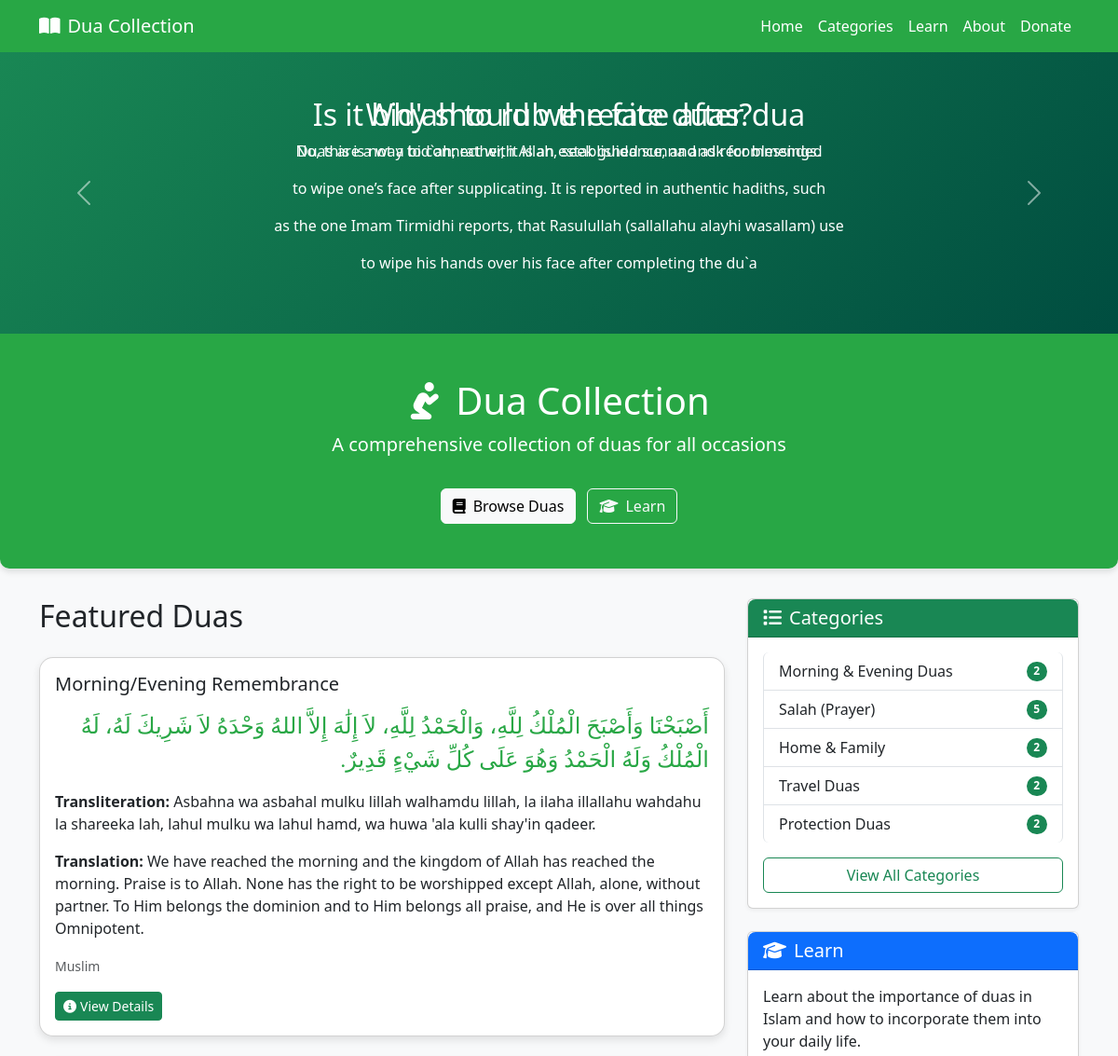
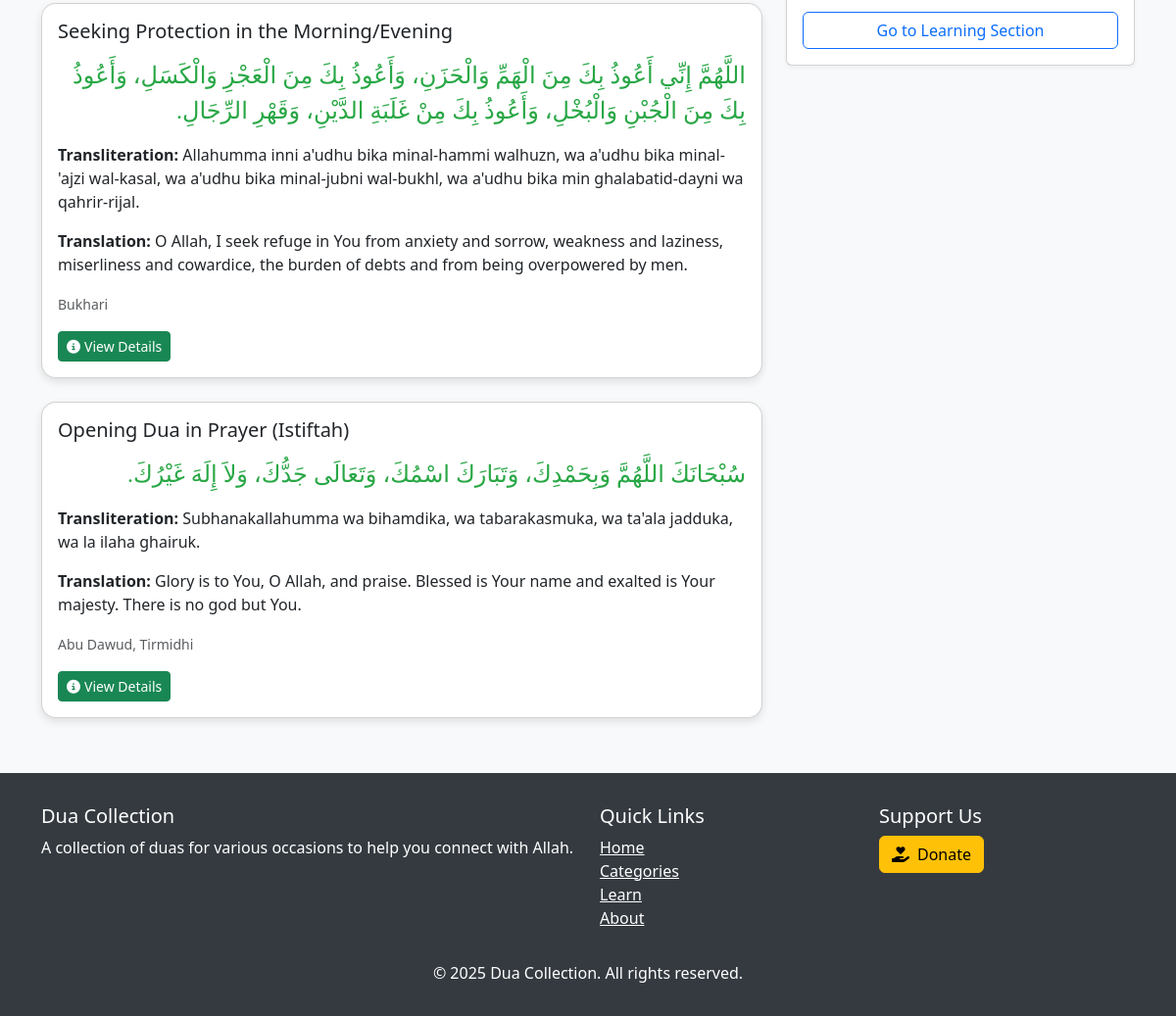
Before: / with the older database file (2 pictures, top to bottom).
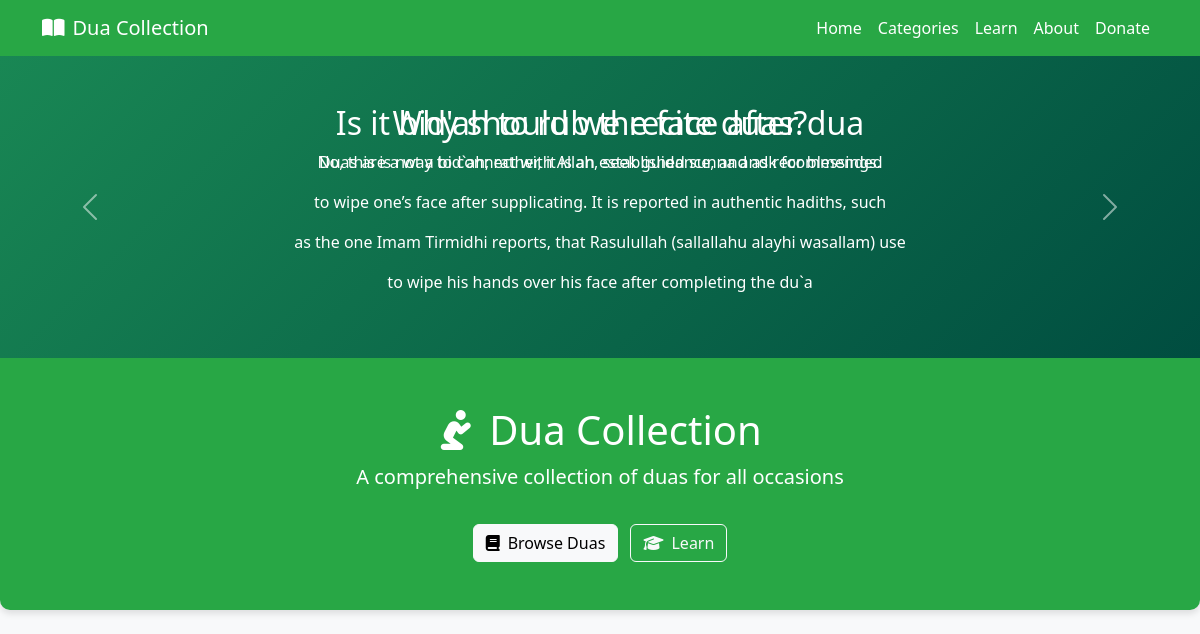
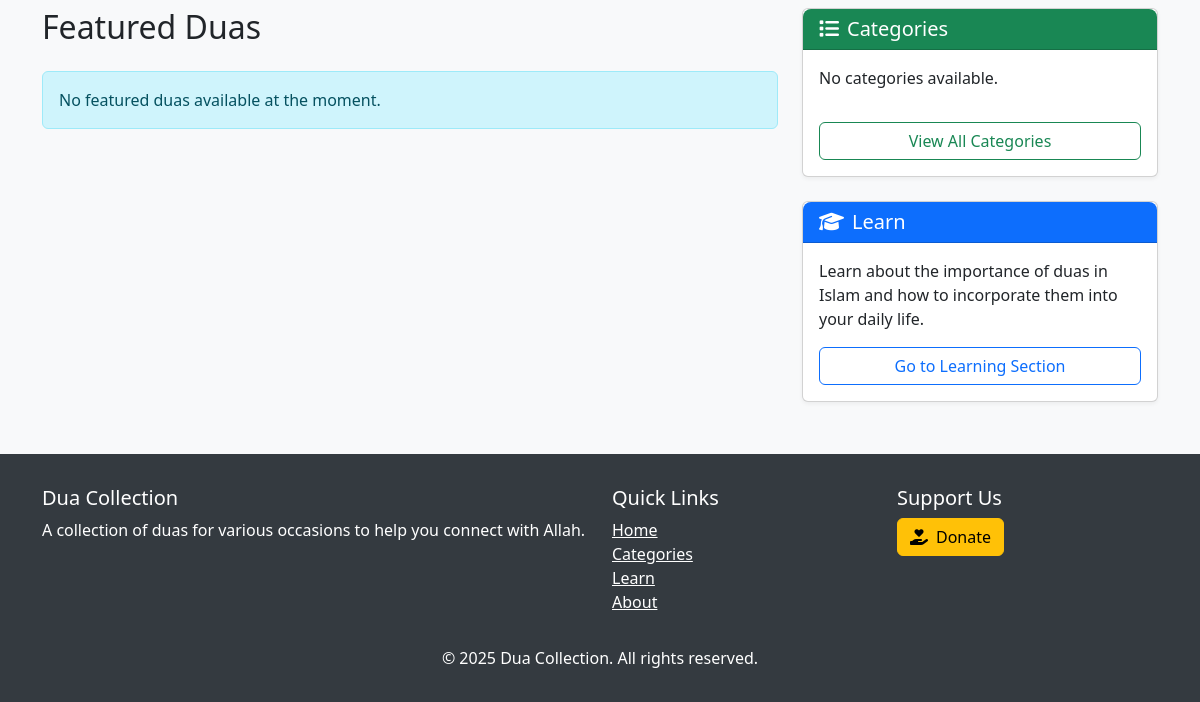
After: the same page with the newer database file (2 pictures, top to bottom).
### myapp/models.py (models this page shows, shortened)
class Dua(models.Model):
    title = models.CharField(max_length=200)
    arabic_text = models.TextField()
    transliteration = models.TextField()
    translation = models.TextField()
    reference = models.CharField(max_length=200, blank=True)
    category = models.ForeignKey(Category, on_delete=models.CASCADE, related_name='duas')
    benefit = models.TextField(blank=True)

class Category(models.Model):
    name = models.CharField(max_length=100)
    description = models.TextField(blank=True)
    class Meta:
        verbose_name_plural = "Categories"

### myapp/views.py (the view)
# urls.py: path('', views.index, name='index'),
def index(request):
    categories = Category.objects.all()[:5]
    featured_duas = Dua.objects.all()[:3]
    context = {
        'categories': categories,
        'featured_duas': featured_duas,
    }
    return render(request, 'myapp/index.html', context)

### myapp/templates/myapp/index.html (shortened to what this page needs)
{% extends 'myapp/base.html' %}
{% block content %}
<div class="hero-section">
    <div class="container text-center">
        <h1><i class="fas fa-pray me-3"></i>Dua Collection</h1>
        <p class="lead">A comprehensive collection of duas for all occasions</p>
        <a href="{% url 'myapp:categories' %}" class="btn btn-light mt-3">
            <i class="fas fa-book me-2"></i>Browse Duas
        </a>
        <a href="{% url 'myapp:learn' %}" class="btn btn-outline-light mt-3 ms-2">
            <i class="fas fa-graduation-cap me-2"></i>Learn
        </a>
    </div>
</div>
<div class="container">
    <div class="row">
        <div class="col-md-8">
            <h2 class="mb-4">Featured Duas</h2>
            {% if featured_duas %}
                {% for dua in featured_duas %}
                <div class="card dua-card mb-4">
                    <div class="card-body">
                        <h5 class="card-title">{{ dua.title }}</h5>
                        <div class="arabic-text">{{ dua.arabic_text }}</div>
                        <p class="card-text"><strong>Transliteration:</strong> {{ dua.transliteration }}</p>
                        <p class="card-text"><strong>Translation:</strong> {{ dua.translation }}</p>
                        <p class="card-text"><small class="text-muted">{{ dua.reference }}</small></p>
                        <a href="{% url 'myapp:dua_detail' dua.id %}" class="btn btn-sm btn-success">
                            <i class="fas fa-info-circle me-1"></i>View Details
                        </a>
                    </div>
                </div>
                {% endfor %}
            {% else %}
                <div class="alert alert-info">No featured duas available at the moment.</div>
            {% endif %}
        </div>
        <div class="col-md-4">
            <div class="card">
                <div class="card-header bg-success text-white">
                    <h5 class="mb-0"><i class="fas fa-list me-2"></i>Categories</h5>
                </div>
                <div class="card-body">
                    {% if categories %}
                        <ul class="list-group">
                            {% for category in categories %}
                            <li class="list-group-item d-flex justify-content-between align-items-center">
                                <a href="{% url 'myapp:category_detail' category.id %}" class="text-decoration-none text-dark">
                                    {{ category.name }}
                                </a>
                                <span class="badge bg-success rounded-pill">{{ category.duas.count }}</span>
                            </li>
                            {% endfor %}
                        </ul>
                    {% else %}
                        <p>No categories available.</p>
                    {% endif %}
                    <a href="{% url 'myapp:categories' %}" class="btn btn-outline-success mt-3 w-100">
                        View All Categories
                    </a>
                </div>
            </div>
            <div class="card mt-4">
                <div class="card-header bg-primary text-white">
                    <h5 class="mb-0"><i class="fas fa-graduation-cap me-2"></i>Learn</h5>
                </div>
                <div class="card-body">
                    <p>Learn about the importance of duas in Islam and how to incorporate them into your daily life.</p>
                    <a href="{% url 'myapp:learn' %}" class="btn btn-outline-primary w-100">
                        Go to Learning Section
                    </a>
                </div>
            </div>
        </div>
    </div>
</div>
{% endblock %}

### myapp/templates/myapp/base.html (shortened to what this page needs)
{% load static %}
<!DOCTYPE html>
<html lang="en">
<head>
    <link href="https://cdn.jsdelivr.net/npm/bootstrap@5.3.0-alpha1/dist/css/bootstrap.min.css" rel="stylesheet">
    <link rel="stylesheet" href="{% static 'bootstrap.min.css' %}">
    <link rel="stylesheet" href="https://cdnjs.cloudflare.com/ajax/libs/font-awesome/6.0.0/css/all.min.css">
    <link rel="stylesheet" href="{% static 'all.min.css' %}">
    <link rel="stylesheet" href="{% static 'webfonts/fa-solid-900.woff2' %}">
    <link rel="stylesheet" href="{% static 'webfonts/fa-solid-900.ttf' %}">
</head>
<body>
    <nav class="navbar navbar-expand-lg navbar-dark">
        <div class="container">
            <a class="navbar-brand" href="{% url 'myapp:index' %}">
                <i class="fas fa-book-open me-2"></i>Dua Collection
            </a>
            <div class="collapse navbar-collapse" id="navbarNav">
                <ul class="navbar-nav ms-auto">
                    <li class="nav-item">
                        <a class="nav-link" href="{% url 'myapp:index' %}">Home</a>
                    </li>
                    <li class="nav-item">
                        <a class="nav-link" href="{% url 'myapp:categories' %}">Categories</a>
                    </li>
                    <li class="nav-item">
                        <a class="nav-link" href="{% url 'myapp:learn' %}">Learn</a>
                    </li>
                    <li class="nav-item">
                        <a class="nav-link" href="{% url 'myapp:about' %}">About</a>
                    </li>
                    <li class="nav-item">
                        <a class="nav-link" href="{% url 'myapp:donate' %}">Donate</a>
                    </li>
                </ul>
            </div>
        </div>
    </nav>
<div id="faqCarousel" class="carousel slide custom-gradient text-white py-5" data-bs-ride="carousel">
    <div class="carousel-inner text-center">
        <div class="carousel-item active">
            <h2>Is it bid'ah to rub the face after dua</h2>
            <p>No, this is not a bid`ah; rather, it is an established sunna and recommended</p>
            <p>to wipe one’s face after supplicating. It is reported in authentic hadiths, such</p>
            <p>as the one Imam Tirmidhi reports, that Rasulullah (sallallahu alayhi wasallam) use </p>
            <p>to wipe his hands over his face after completing the du`a</p>
        </div>
        <div class="carousel-item active">
            <h2>Why should we recite duas?</h2>
            <p>Duas are a way to connect with Allah, seek guidance, and ask for blessings.</p>
        </div>
    </div>
    <button class="carousel-control-prev" type="button" data-bs-target="#faqCarousel" data-bs-slide="prev">
        <span class="carousel-control-prev-icon" aria-hidden="true"></span>
    </button>
    <button class="carousel-control-next" type="button" data-bs-target="#faqCarousel" data-bs-slide="next">
        <span class="carousel-control-next-icon" aria-hidden="true"></span>
    </button>
</div>
    {% block content %}{% endblock %}
    <footer>
        <div class="container">
            <div class="row">
                <div class="col-md-6">
                    <h5>Dua Collection</h5>
                    <p>A collection of duas for various occasions to help you connect with Allah.</p>
                </div>
                <div class="col-md-3">
                    <h5>Quick Links</h5>
                    <ul class="list-unstyled">
                        <li><a href="{% url 'myapp:index' %}" class="text-white">Home</a></li>
                        <li><a href="{% url 'myapp:categories' %}" class="text-white">Categories</a></li>
                        <li><a href="{% url 'myapp:learn' %}" class="text-white">Learn</a></li>
                        <li><a href="{% url 'myapp:about' %}" class="text-white">About</a></li>
                    </ul>
                </div>
                <div class="col-md-3">
                    <h5>Support Us</h5>
                    <a href="{% url 'myapp:donate' %}" class="btn btn-warning">
                        <i class="fas fa-hand-holding-heart me-2"></i>Donate
                    </a>
                </div>
            </div>
            <div class="row mt-3">
                <div class="col-12 text-center">
                    <p class="mb-0">&copy; {% now "Y" %} Dua Collection. All rights reserved.</p>
                </div>
            </div>
        </div>
    </footer>
    <link rel="stylesheet" href="{% static 'bootstrap.min.js' %}">
</body>
</html>

### myapp/templates/myapp/base.html (style rules this page uses)
body { font-family: 'Segoe UI', Tahoma, Geneva, Verdana, sans-serif; background-color: #f8f9fa; }
.hero-section { background-color: #1a5276; color: white; padding: 60px 0; margin-bottom: 30px; border-radius: 0 0 10px 10px; box-shadow: 0 4px 6px rgba(0,0,0,0.1); }
.card { border-radius: 8px; box-shadow: 0 2px 4px rgba(0,0,0,0.05); margin-bottom: 20px; border: none; }
.card-header { border-radius: 8px 8px 0 0 !important; font-weight: 500; }
.navbar { background-color: #28a745; }
.navbar-brand, .nav-link { color: white !important; }
.hero-section { background-color: #28a745; color: white; padding: 3rem 0; margin-bottom: 2rem; }
footer { background-color: #343a40; color: white; padding: 2rem 0; margin-top: 2rem; }
.custom-gradient { background: linear-gradient(135deg, #198754, #004d40); padding: 40px 0; }

Changed rows visible on the page:
removed Dua: title "Morning/Evening Remembrance", arabic_text "أَصْبَحْنَا وَأَصْبَحَ الْمُلْكُ لِلَّهِ، وَالْحَمْدُ لِلَّهِ، لاَ إِلَٰهَ إِلاَّ اللهُ وَحْدَهُ لاَ شَرِيكَ لَهُ، لَهُ الْمُلْكُ وَلَهُ الْحَمْدُ وَهُوَ عَلَى كُلِّ شَيْءٍ قَدِيرٌ.", transliteration "Asbahna wa asbahal mulku lillah walhamdu lillah, la ilaha illallahu wahdahu la shareeka lah, lahul mulku wa lahul hamd, wa huwa 'ala kulli shay'in qadeer.", translation "We have reached the morning and the kingdom of Allah has reached the morning. Praise is to Allah. None has the right to be worshipped except Allah, alone, without partner. To Him belongs the dominion and to Him belongs all praise, and He is over all things Omnipotent.", reference "Muslim"
removed Dua: title "Seeking Protection in the Morning/Evening", arabic_text "اللَّهُمَّ إِنِّي أَعُوذُ بِكَ مِنَ الْهَمِّ وَالْحَزَنِ، وَأَعُوذُ بِكَ مِنَ الْعَجْزِ وَالْكَسَلِ، وَأَعُوذُ بِكَ مِنَ الْجُبْنِ وَالْبُخْلِ، وَأَعُوذُ بِكَ مِنْ غَلَبَةِ الدَّيْنِ، وَقَهْرِ الرِّجَالِ.", transliteration "Allahumma inni a'udhu bika minal-hammi walhuzn, wa a'udhu bika minal-'ajzi wal-kasal, wa a'udhu bika minal-jubni wal-bukhl, wa a'udhu bika min ghalabatid-dayni wa qahrir-rijal.", translation "O Allah, I seek refuge in You from anxiety and sorrow, weakness and laziness, miserliness and cowardice, the burden of debts and from being overpowered by men.", reference "Bukhari"
removed Dua: title "Opening Dua in Prayer (Istiftah)", arabic_text "سُبْحَانَكَ اللَّهُمَّ وَبِحَمْدِكَ، وَتَبَارَكَ اسْمُكَ، وَتَعَالَى جَدُّكَ، وَلاَ إِلَهَ غَيْرُكَ.", transliteration "Subhanakallahumma wa bihamdika, wa tabarakasmuka, wa ta'ala jadduka, wa la ilaha ghairuk.", translation "Glory is to You, O Allah, and praise. Blessed is Your name and exalted is Your majesty. There is no god but You.", reference "Abu Dawud, Tirmidhi"
removed Category: name "Morning & Evening Duas", duas.count "2"
removed Category: name "Salah (Prayer)", duas.count "5"
removed Category: name "Home & Family", duas.count "2"
removed Category: name "Travel Duas", duas.count "2"
removed Category: name "Protection Duas", duas.count "2"
Other visible differences:
text now shown: "No featured duas available at the moment. No categories available."
